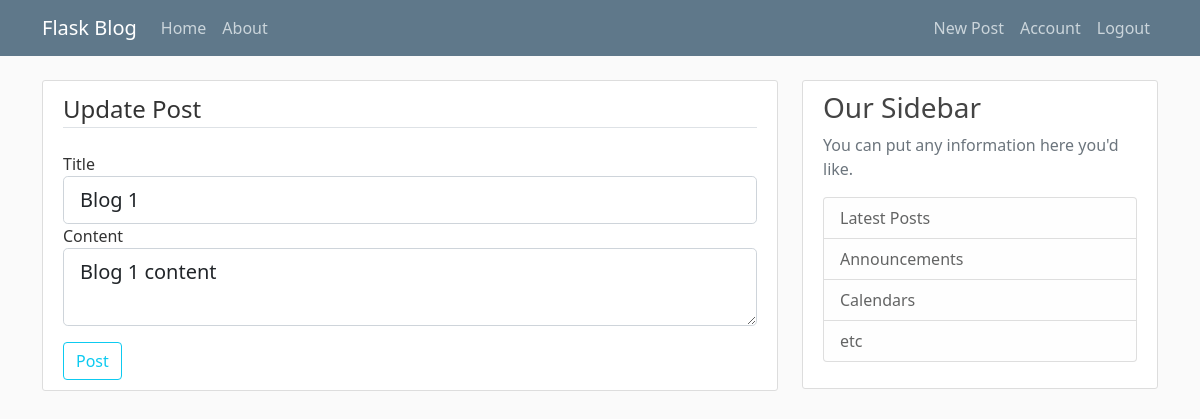
/Post/1/Update (signed in), run on an earlier commit of the app's database.
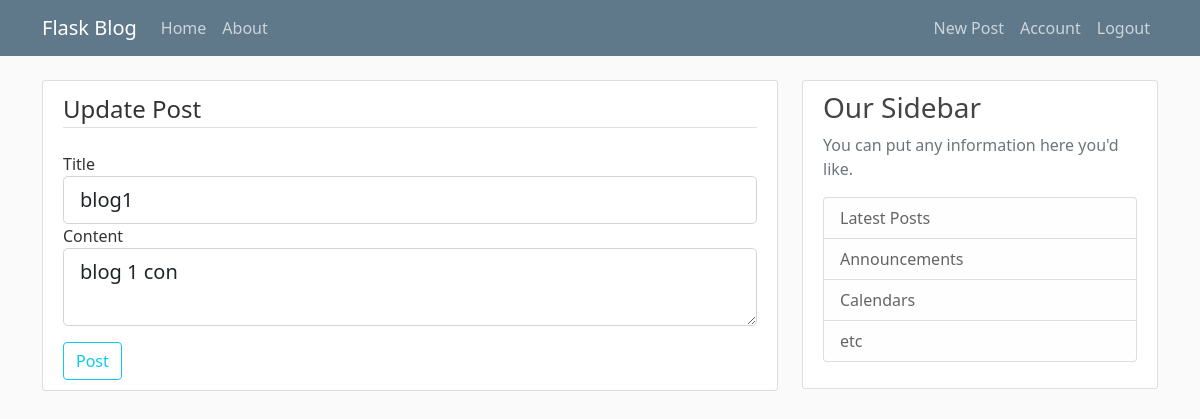
And on a later commit of the database.
### app/models.py (models this page shows, shortened)
class Post(db.Model):
    id = db.Column(db.Integer, primary_key=True)
    title = db.Column(db.String(100), nullable=False)
    date_posted = db.Column(db.DateTime, nullable=False, default=datetime.utcnow)
    content = db.Column(db.Text, nullable=False)
    user_id = db.Column(db.Integer, db.ForeignKey('user.id'), nullable=False)

### app/routes.py (the view)
@app.route("/Post/<int:post_id>/Update", methods=['GET', 'POST'])
@login_required
def update_post(post_id):
    post = Post.query.get_or_404(post_id)
    if post.author != current_user:
        abort(403)
    form = PostForm()
    if form.validate_on_submit():
        post.title = form.title.data
        post.content = form.content.data
        db.session.commit()
        flash('Your post has been updated', 'success')
        return redirect(url_for('post', post_id=post.id))
    elif request.method == 'GET':
        form.title.data = post.title
        form.content.data = post.content
    return render_template('create_post.html', title="Update Post", form=form, legend='Update Post')

### app/forms.py
class PostForm(FlaskForm):
    title = StringField('Title', validators=[DataRequired()])
    content = TextAreaField('Content', validators=[DataRequired()])
    submit = SubmitField('Post')

### app/models.py (called while the page is built)
@login_manager.user_loader
def load_user(user_id):
    return User.query.get(int(user_id))

### app/templates/create_post.html (shortened to what this page needs)
{% extends "layout.html" %}
{% block content %}
    <div class="content-section">
        <form method="POST" action="">
            <fieldset class="form-group">
                <legend class="border-bottom mb-4">{{legend}}</legend>
                <div class="form-group">
                    {{form.title.label(class="form-control-label")}}
                    {% if form.title.errors %}
                        {{form.titlle(class="form-control form-control-lg is-invalid")}}
                    <div class="invalid-feedback">
                        {% for error in form.title.errors %}
                            <span>
                                {{error}}
                            </span>
                        {% endfor %}
                    </div>
                    {% else %}
                        {{form.title(class="form-control form-control-lg")}}
                    {% endif %}
                </div>
                <div class="form-group">
                    {{form.content.label(class="form-control-label")}}
                    {% if form.content.errors %}
                        {{form.content(class="form-control form-control-lg is-invalid")}}
                    <div class="invalid-feedback">
                        {% for error in form.content.errors %}
                            <span>
                                {{error}}
                            </span>
                        {% endfor %}
                    </div>
                    {% else %}
                        {{form.content(class="form-control form-control-lg")}}
                    {% endif %}
                </div>
            </fieldset>
            <div class="form-group pt-3">
                {{form.submit(class="btn btn-outline-info")}}
            </div>
        </form>
    </div>
{% endblock content %}

What changed in the data, as far as the page shows it:
changed Post: title "Blog 1" → "blog1"; content "Blog 1 content" → "blog 1 con"
